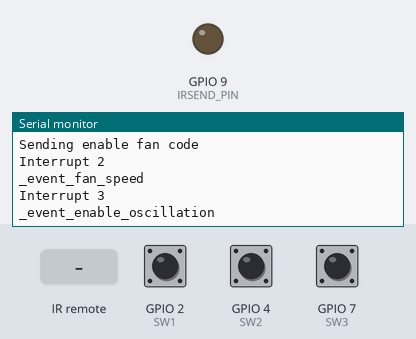
Recording of a program running on a simulated ESP8266 (NodeMCU). Parts: output pins drawn as LEDs (lit = HIGH), the last lines printed to the serial monitor. Inputs (shaded band) come from the test bench; at power-on: GPIO 2 (SW1) HIGH, GPIO 4 (SW2) HIGH, GPIO 7 (SW3) HIGH.

Above: at 2.9 s.
3.0 s: infrared code 0x371A3C86 received
At 4.2 s:
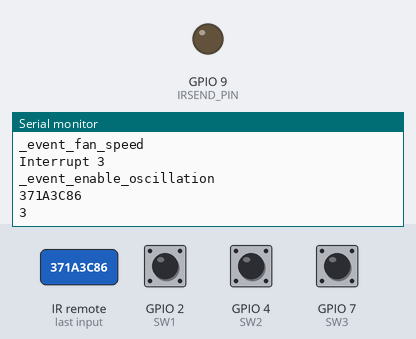
4.5 s: infrared code 0x4E87E0AB received
At 5.1 s:
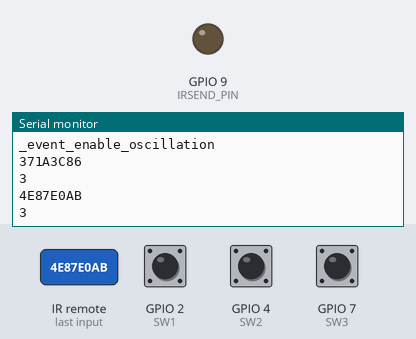
6.0 s: infrared code 0x4EA240AE received
At 6.6 s:
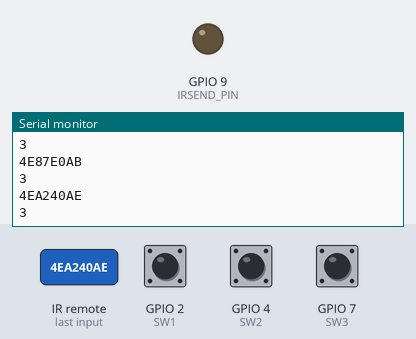

Measured:
- after the input at 3.0 s, the serial monitor: prints a new line at once (image 1)
- after the input at 4.5 s, the serial monitor: prints a new line at once (image 2)
- after the input at 6.0 s, the serial monitor: prints a new line at once (image 3)

The program:

main.cpp
```cpp
#include <Arduino.h>
#include "IRremote.h"
#include "ir_cmds.h"

#define SW1 2
#define SW2 4
#define SW3 7

int RECV_PIN = 3;
IRrecv irrecv(RECV_PIN);
decode_results results;

IRsend sender;
int IRSEND_PIN = 9;


void _event_enable_fan();
void _event_fan_speed();
void _event_enable_oscillation();

bool _poll_pin_state(uint8_t pin, bool prevState);

bool _sw1_state = LOW;
bool _sw2_state = LOW;
bool _sw3_state = LOW;

void setup() {
  Serial.begin(9600);
  Serial.print("----- Program Start -------\n");

  Serial.println("Enabling IR Rx");
  irrecv.enableIRIn();

  Serial.println("Initializing interrupts");
  pinMode(SW1, INPUT);
  pinMode(SW2, INPUT);
  pinMode(SW3, INPUT);

  Serial.println("Initializing send");
  pinMode(IRSEND_PIN, OUTPUT);

}

void loop() {

  bool sw1state = digitalRead(SW1);
  if(_poll_pin_state(sw1state, _sw1_state))
  {
    Serial.println("Interrupt 1");
    _event_enable_fan();
  }
  _sw1_state = sw1state;

  bool sw2state = digitalRead(SW2);
  if(_poll_pin_state(sw2state, _sw2_state))
  {
    Serial.println("Interrupt 2");
    _event_fan_speed();
  }
  _sw2_state = sw2state;

  bool sw3state = digitalRead(SW3);
  if(_poll_pin_state(sw3state, _sw3_state))
  {
    Serial.println("Interrupt 3");
    _event_enable_oscillation();
  }
  _sw3_state = sw3state;

  char rc = Serial.read();
  if(rc == 'q')
  {
    Serial.flush();
  }

  if(irrecv.decode(&results))
  {
    Serial.println(results.value, HEX);
    Serial.println(results.decode_type);
    irrecv.resume();
  }
  delay(50);
}

bool _poll_pin_state(uint8_t pin, bool prevState)
{
  return (pin == HIGH && prevState == LOW) ? true : false;
}

void _event_enable_fan()
{
  Serial.println("Sending enable fan code");
  sender.sendNEC(0x371A3C86, 32);
  delay(2000);
}

void _event_fan_speed()
{
  Serial.println("_event_fan_speed");
}

void _event_enable_oscillation()
{
  Serial.println("_event_enable_oscillation");
}
```

ir_cmds.h
```cpp
#ifndef ir_cmds_h
#define ir_cmds_h

#ifdef __cpluspluc
extern "C" {}
#endif

#define         ENABLE_FAN      0x371A3C86
#define INCREASE_FAN_SPEED      0x4E87E0AB
#define ENABLE_OSCILLATION      0x4EA240AE


#endif
```
